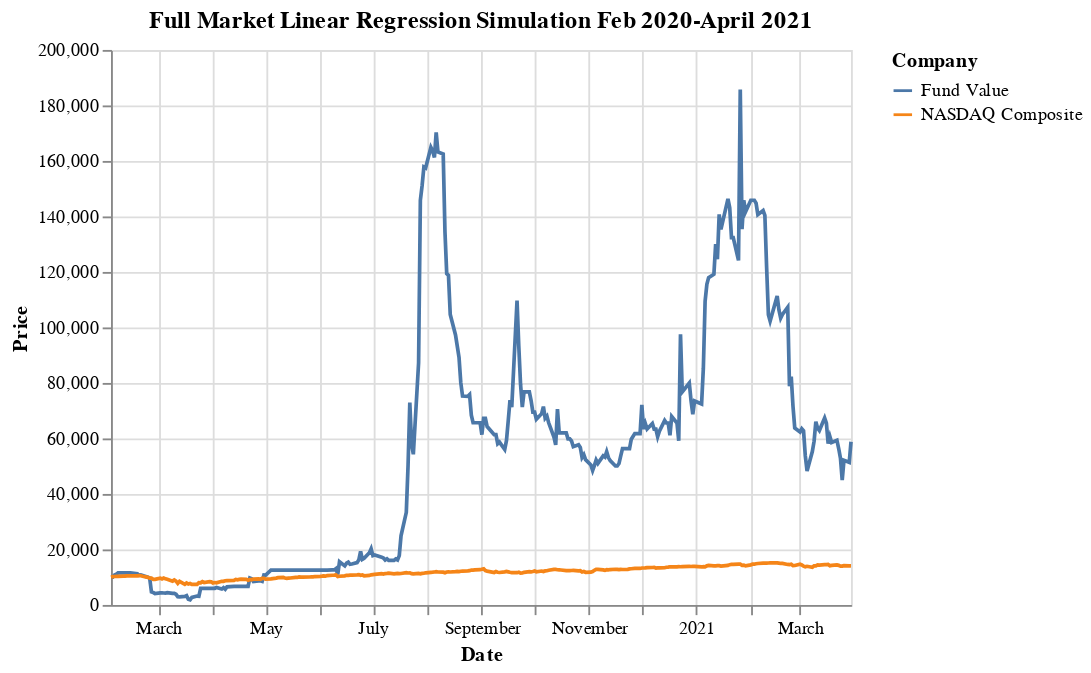

Notebook code cell kept with this figure:
### Code cell
results_df = fund_df.merge(index_df, how='left', left_index=True, right_index=True)
results_df.drop(results_df.columns.difference(['Fund Value','Close']), 1, inplace=True)
results_df.rename(columns={'Close': 'NASDAQ Composite'}, inplace=True)
nas_open = results_df['NASDAQ Composite'][0]
results_df['NASDAQ Composite'] = results_df['NASDAQ Composite']*10000 / nas_open
results_df.reset_index(inplace=True)
print(results_df)
results_df = results_df.melt('Date', var_name='Company', value_name='Price')

# Plots Results
line_plot = alt.Chart(results_df).mark_line().encode(
    x = 'Date',
    y = 'Price',
    color = 'Company'
).properties(
    title='Full Market Linear Regression Simulation Feb 2020-April 2021'
)
line_plot

### Figure 1 — Vega-Lite specification as saved in the notebook (floating-point values rounded to 4 significant figures; data arrays with more than 128 entries replaced by an {"elided": "..."} marker saying what was removed)
{"config": {"view": {"continuousWidth": 400, "continuousHeight": 300}}, "data": {"name": "data-93eed40542cba3e041a7ff0daaa7d01d"}, "mark": "line", "encoding": {"color": {"type": "nominal", "field": "Company"}, "x": {"type": "temporal", "field": "Date"}, "y": {"type": "quantitative", "field": "Price"}}, "title": "Full Market Linear Regression Simulation Feb 2020-April 2021", "$schema": "https://vega.github.io/schema/vega-lite/v4.8.1.json", "datasets": {"data-93eed40542cba3e041a7ff0daaa7d01d": {"elided": "584 records"}}}
